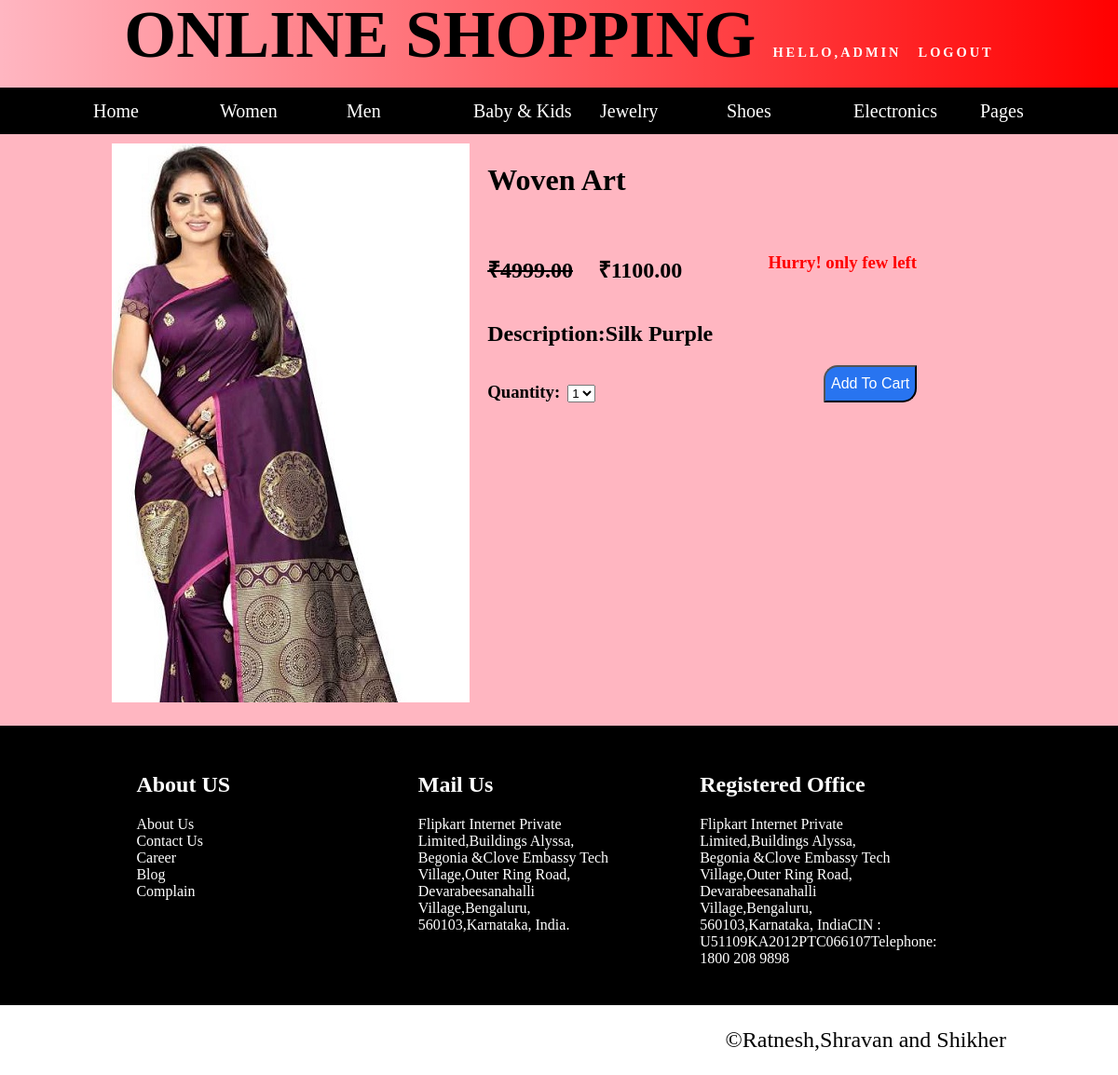
The page /loggedin/detail/1 (signed in) on the database its author committed.
### online/models.py (models this page shows, shortened)
class Product(models.Model):
    supercategory = models.ForeignKey(Supercategory, related_name='categories2', on_delete=models.CASCADE)
    super=models.SlugField(max_length=100, db_index=True)
    category = models.ForeignKey(Category, related_name='products', on_delete=models.CASCADE)
    name = models.CharField(max_length=100, db_index=True)
    slug = models.SlugField(max_length=100, db_index=True)
    description = models.TextField(blank=True)
    price = models.DecimalField(max_digits=10, decimal_places=2)
    available = models.BooleanField(default=True)
    stock = models.PositiveIntegerField()
    created_at = models.DateTimeField(auto_now_add=True)
    updated_at = models.DateTimeField(auto_now=True)
    image = models.FileField(upload_to='products/%Y/%m/%d', blank=True)
    discount = models.PositiveIntegerField(default=0,blank=True)
    class Meta:
        ordering = ('name', )

### loggedin/views.py (the view)
# urls.py: url(r'^detail/(?P<id>\d+)$', views.product_det, name='product_det'),
def product_det(request,id):
    try:
        if request.session['userid']:
            products = get_object_or_404(Product, id=id)
            categories = Category.objects.all()
            price=products.price - (products.price * products.discount)//100
            return render(request, 'product_det.html', {'product':products,'categories':categories,'price':price,'userid':request.session['userid']})
    except KeyError:
        pass

### loggedin/templates/product_det.html (shortened to what this page needs)
<!DOCTYPE html>
<html lang="en">
<head>
    {% load static %}
	<link rel="stylesheet" type="text/css" href="{% static 'font\css\all.css' %}">
</head>
<body onload="slide()">
    <div id="main">
		<div id="header">
			<a href="#" onclick="display()" style="text-decoration: none;font-size: 1.2vw;color: white;letter-spacing: 3px;">Hello,{{userid}}</a>
			<a href="{% url 'loggedin:logout' %}" style="text-decoration: none;font-size: 1.2vw;color: white;letter-spacing: 3px;">logout</a>
		</div>
		<div id="nav-bar">
			<div class="menu">
			<ul>
				<li><a href="{% url 'loggedin:adminhome' %}">Home</a></li>
				<li><a href="">Women</a>
					</li>
				<li><a href="">Men</a>
					</li>
				<li><a href="">Baby & Kids</a>
					</li>
				<li><a href="">Jewelry</a>
					</li>
				<li><a href="">Shoes</a>
					 </li>
					<li><a href="">Electronics</a>
					</li>
				<li><a href="#">Pages</a>
					 </li>
			</ul>
		</div>
		</div>
		<div style="height: 600px;width: 80%;margin: 10px auto;">
			<div style="float:left;background: url('{{ product.image.url}} ');background-size: cover;background-repeat:no-repeat;width: 40%;height:100%"></div>
			<div style="float: left;height: 100%;width: 48%;margin-left: 2%">
				<h1>{{ product.name }}</h1><br/>
				{% if product.price == price %}
				<h2>&#8377;{{ product.price }}</h2><br/>
				{% else %}
				<h2 style="display:inline-block"><strike>&#8377;{{ product.price }}</strike></h2>
				<h2 style="display:inline-block;margin-left:5%">&#8377;{{ price }}</h2>
				{% endif %}
				{% if product.stock <= 2 %}
				<h3 style="display:inline-block;color:red;margin-left:5%;float:right">Hurry! only few left</h3>
				{% endif %}
				<h2>Description:{{ product.description }}</h2>
				<form action="{% url 'loggedin:cart_add' product.id %}" method="post">
					<h3 style="display: inline-block;">Quantity:</h3>&nbsp;
					<select name="quantity">
						{% for i in "x"|ljust:"10" %}
					{% if forloop.counter <= product.stock %}
						<option value="{{ forloop.counter }}">{{ forloop.counter }}</option>
						{% else %}
						{{ break }}
					{% endif %}
				{% endfor %}
					</select>
					<input type="submit" value="Add To Cart" style="color:white;width: 100px;font-size: 16px;border-radius: 15px 0px 15px 0px;background-color: #2874f0;float: right;">
				</form></div>
		</div>
	<div id="footer" style="color: white">
		<div id="allpart">
		<div class="part">
			<h2>About US</h2>
				<a href="" style="color: white;text-decoration: none;">About Us</a><br>
				<a href="" style="color: white;text-decoration: none;">Contact Us</a><br>
				<a href="" style="color: white;text-decoration: none;">Career</a><br>
				<a href="" style="color: white;text-decoration: none;">Blog</a><br>
				<a href="" style="color: white;text-decoration: none;">Complain</a><br>
		</div>
		<div class="part">
			<h2>Mail Us</h2>
			Flipkart Internet Private Limited,Buildings Alyssa, Begonia &Clove Embassy Tech Village,Outer Ring Road, Devarabeesanahalli Village,Bengaluru, 560103,Karnataka, India.</div>
		<div class="part">
			<h2>Registered Office</h2>
			Flipkart Internet Private Limited,Buildings Alyssa, Begonia &Clove Embassy Tech Village,Outer Ring Road, Devarabeesanahalli Village,Bengaluru, 560103,Karnataka, IndiaCIN : U51109KA2012PTC066107Telephone: 1800 208 9898
		</div>
	</div>
</div>
		<p style="float: right;margin-right: 10%;font-size: 2vw">&copy;Ratnesh,Shravan and Shikher</p>
</div>
</body>
</html>

### loggedin/templates/product_det.html (style rules this page uses)
body { margin: 0px; align-items: center; align-content: center; box-sizing: border-box; }
#main { min-height: 1000px; width:100%; background-color:lightpink; //border:1px solid; }
#header { min-height:75px; width: 100%; //background-color: white; line-height: 75px; font-size: 6vw; font-weight: bold; text-align: center; text-transform: uppercase; //color: linear-gradient(to right,red,yellow); background-image: linear-gradient(to right, rgba(255,0,0,0), rgba(255,0,0,1)); }
#nav-bar { min-height:50px; width: 100%; background-color: black; //padding-left: 5%; }
ul { list-style-type: none; margin: 0px; margin-left: 5%; }
ul li { display: inline-block; height:100%; width: 12%; }
ul li a { text-decoration: none; margin: 0px; color: white; line-height: 50px; font-size: 20px; text-align: center; }
#footer { margin-top: 25px; min-height: 300px; width: 100%; background-color: black; }
#allpart { height: 250px; width: 90%; margin: 0px auto; //border: 1px solid white; }
.part { height: 200px; width: 20%; margin-left: 8%; margin-top: 30px; //border: 1px solid white; float: left; }
input[type="submit"] { height:40px; width: 100%; background-color: lightgreen; font-size: 20px; }

### rows shown on the page
Product: image (picture), name "Woven Art", price "4999.00", description "Silk Purple", quantity "1"

### other values the page prints
{{ userid }} "ADMIN"
{{ price }} "1100.00"
